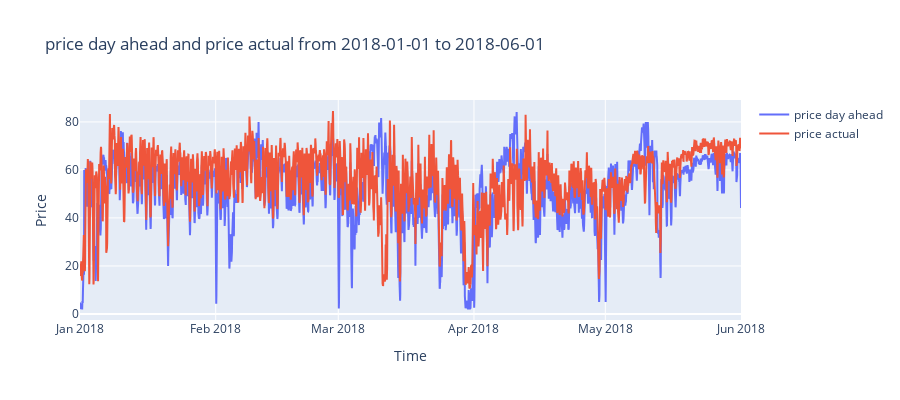

The notebook cell saved with this chart:
### Code cell
plot_series2(df,'price day ahead','price actual','2018-01-01','2018-06-01')

### Figure 1 — Plotly figure (JSON) as saved in the notebook; plotly's stock layout.template omitted (floating-point values rounded to 4 significant figures; data arrays with more than 128 entries replaced by an {"elided": "..."} marker saying what was removed)
{"data": [{"mode": "lines", "name": "price day ahead", "type": "scatter", "x": {"elided": "3625 str values"}, "y": {"elided": "3625 float values"}}, {"mode": "lines", "name": "price actual", "type": "scatter", "x": {"elided": "3625 str values"}, "y": {"elided": "3625 float values"}}], "layout": {"height": 400, "title": {"text": "price day ahead and price actual from 2018-01-01 to 2018-06-01"}, "width": 900, "xaxis": {"title": {"text": "Time"}}, "yaxis": {"title": {"text": "Price"}}}}
